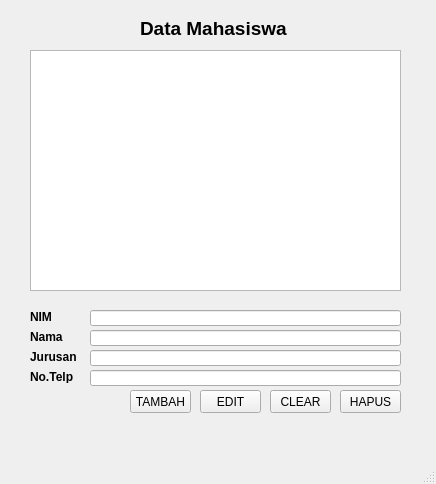
<?xml version="1.0" encoding="UTF-8"?>
<ui version="4.0">
 <class>MainWindow</class>
 <widget class="QMainWindow" name="MainWindow">
  <property name="geometry">
   <rect>
    <x>0</x>
    <y>0</y>
    <width>436</width>
    <height>484</height>
   </rect>
  </property>
  <property name="windowTitle">
   <string>MainWindow</string>
  </property>
  <widget class="QWidget" name="centralwidget">
   <widget class="QLabel" name="label">
    <property name="geometry">
     <rect>
      <x>140</x>
      <y>20</y>
      <width>161</width>
      <height>16</height>
     </rect>
    </property>
    <property name="font">
     <font>
      <pointsize>14</pointsize>
      <weight>75</weight>
      <bold>true</bold>
     </font>
    </property>
    <property name="text">
     <string>Data Mahasiswa</string>
    </property>
   </widget>
   <widget class="QTextEdit" name="textEdit">
    <property name="geometry">
     <rect>
      <x>30</x>
      <y>50</y>
      <width>371</width>
      <height>241</height>
     </rect>
    </property>
   </widget>
   <widget class="QLineEdit" name="lineEdit">
    <property name="geometry">
     <rect>
      <x>90</x>
      <y>310</y>
      <width>311</width>
      <height>16</height>
     </rect>
    </property>
   </widget>
   <widget class="QLabel" name="label_2">
    <property name="geometry">
     <rect>
      <x>30</x>
      <y>310</y>
      <width>47</width>
      <height>13</height>
     </rect>
    </property>
    <property name="font">
     <font>
      <weight>75</weight>
      <bold>true</bold>
     </font>
    </property>
    <property name="text">
     <string>NIM </string>
    </property>
   </widget>
   <widget class="QLabel" name="label_3">
    <property name="geometry">
     <rect>
      <x>30</x>
      <y>330</y>
      <width>47</width>
      <height>13</height>
     </rect>
    </property>
    <property name="font">
     <font>
      <weight>75</weight>
      <bold>true</bold>
     </font>
    </property>
    <property name="text">
     <string>Nama </string>
    </property>
   </widget>
   <widget class="QLabel" name="label_4">
    <property name="geometry">
     <rect>
      <x>30</x>
      <y>350</y>
      <width>47</width>
      <height>13</height>
     </rect>
    </property>
    <property name="font">
     <font>
      <weight>75</weight>
      <bold>true</bold>
     </font>
    </property>
    <property name="text">
     <string>Jurusan</string>
    </property>
   </widget>
   <widget class="QLineEdit" name="lineEdit_2">
    <property name="geometry">
     <rect>
      <x>90</x>
      <y>330</y>
      <width>311</width>
      <height>16</height>
     </rect>
    </property>
   </widget>
   <widget class="QLineEdit" name="lineEdit_3">
    <property name="geometry">
     <rect>
      <x>90</x>
      <y>350</y>
      <width>311</width>
      <height>16</height>
     </rect>
    </property>
   </widget>
   <widget class="QLabel" name="label_5">
    <property name="geometry">
     <rect>
      <x>30</x>
      <y>370</y>
      <width>47</width>
      <height>13</height>
     </rect>
    </property>
    <property name="font">
     <font>
      <weight>75</weight>
      <bold>true</bold>
     </font>
    </property>
    <property name="text">
     <string>No.Telp</string>
    </property>
   </widget>
   <widget class="QLineEdit" name="lineEdit_4">
    <property name="geometry">
     <rect>
      <x>90</x>
      <y>370</y>
      <width>311</width>
      <height>16</height>
     </rect>
    </property>
   </widget>
   <widget class="QPushButton" name="pushButton">
    <property name="geometry">
     <rect>
      <x>130</x>
      <y>390</y>
      <width>61</width>
      <height>23</height>
     </rect>
    </property>
    <property name="text">
     <string>TAMBAH</string>
    </property>
   </widget>
   <widget class="QPushButton" name="pushButton_2">
    <property name="geometry">
     <rect>
      <x>200</x>
      <y>390</y>
      <width>61</width>
      <height>23</height>
     </rect>
    </property>
    <property name="text">
     <string>EDIT</string>
    </property>
   </widget>
   <widget class="QPushButton" name="pushButton_3">
    <property name="geometry">
     <rect>
      <x>270</x>
      <y>390</y>
      <width>61</width>
      <height>23</height>
     </rect>
    </property>
    <property name="text">
     <string>CLEAR</string>
    </property>
   </widget>
   <widget class="QPushButton" name="pushButton_4">
    <property name="geometry">
     <rect>
      <x>340</x>
      <y>390</y>
      <width>61</width>
      <height>23</height>
     </rect>
    </property>
    <property name="text">
     <string>HAPUS</string>
    </property>
   </widget>
  </widget>
  <widget class="QMenuBar" name="menubar">
   <property name="geometry">
    <rect>
     <x>0</x>
     <y>0</y>
     <width>436</width>
     <height>21</height>
    </rect>
   </property>
  </widget>
  <widget class="QStatusBar" name="statusbar"/>
 </widget>
 <resources/>
 <connections/>
</ui>
